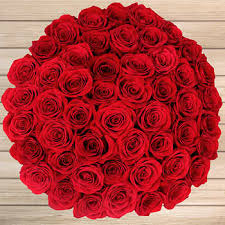
#> input picture ff.jpg, 225 x 225 px
$ python cv_blur.py
#> lines starting #> are read from the running program, lines starting #| are printed output that depends on the picture
import cv2
import numpy as np
frame1=cv2.imread('ff.jpg')
#> frame1 is the input picture: shape (225, 225, 3); mean B, G, R 63.8, 61.5, 174.4
# converting normal image to gray image
# gray color have 1 channel (B,G,R), so coverting norma image fro 3 channel to 1(gray) and ten again to 3 channel for compatibility
frame2=cv2.cvtColor(cv2.cvtColor(frame1,cv2.COLOR_BGR2GRAY),cv2.COLOR_GRAY2BGR)
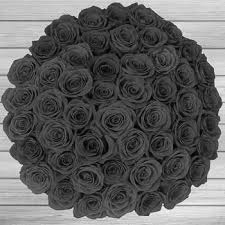
#> frame2: shape (225, 225, 3); min 0, max 248, mean 95.5

blur=cv2.blur(frame1,(5,5))
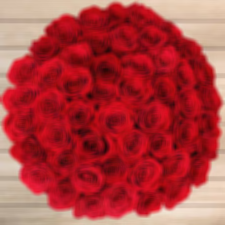
#> blur: shape (225, 225, 3); mean B, G, R 63.8, 61.4, 174.4
img=np.concatenate((frame1,blur),axis=1)
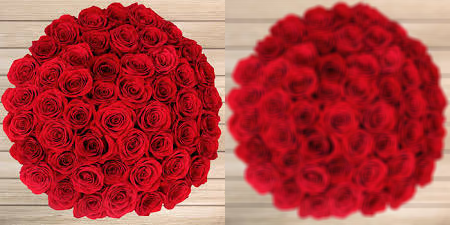
#> img: shape (225, 450, 3); mean B, G, R 63.8, 61.4, 174.4
cv2.imshow('live',img)
cv2.waitKey(0)& 0xff==ord('q')
cv2.destroyAllWindows()

$ run again, with cat.jpg copied over ff.jpg
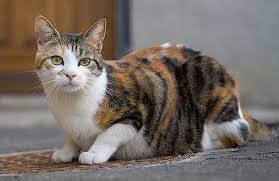
#> input picture cat.jpg, 279 x 181 px
#> frame1 is the input picture: shape (181, 279, 3); mean B, G, R 101.2, 108.4, 117.8
#> `frame2=cv2.cvtColor(cv2.cvtColor(frame1,cv2.COLOR_BGR2GRAY),cv2.COLOR_..`:
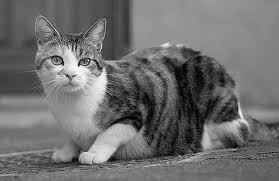
#> frame2: shape (181, 279, 3); min 0, max 255, mean 110.4
#> `img=np.concatenate((frame1,blur),axis=1)`:
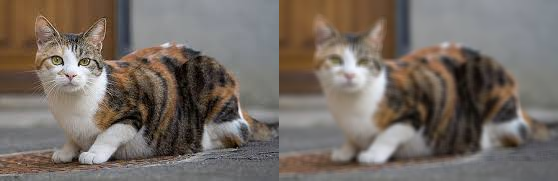
#> img: shape (181, 558, 3); mean B, G, R 101.2, 108.5, 117.8

$ run again, with eye.jpg copied over ff.jpg
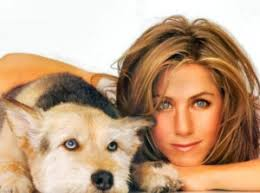
#> input picture eye.jpg, 260 x 193 px
#> frame1 is the input picture: shape (193, 260, 3); mean B, G, R 133.3, 161.6, 193.9
#> `frame2=cv2.cvtColor(cv2.cvtColor(frame1,cv2.COLOR_BGR2GRAY),cv2.COLOR_..`:
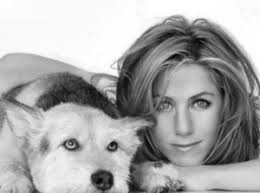
#> frame2: shape (193, 260, 3); min 3, max 255, mean 168
#> `img=np.concatenate((frame1,blur),axis=1)`:
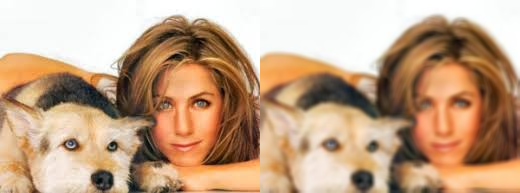
#> img: shape (193, 520, 3); mean B, G, R 133.2, 161.6, 193.9
